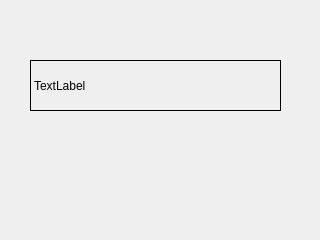
<?xml version="1.0" encoding="UTF-8"?>
<ui version="4.0">
 <class>Widget</class>
 <widget class="QWidget" name="Widget">
  <property name="geometry">
   <rect>
    <x>0</x>
    <y>0</y>
    <width>320</width>
    <height>240</height>
   </rect>
  </property>
  <property name="windowTitle">
   <string>Widget</string>
  </property>
  <widget class="myLabel" name="label">
   <property name="geometry">
    <rect>
     <x>30</x>
     <y>60</y>
     <width>251</width>
     <height>51</height>
    </rect>
   </property>
   <property name="frameShape">
    <enum>QFrame::Box</enum>
   </property>
   <property name="text">
    <string>TextLabel</string>
   </property>
  </widget>
 </widget>
 <customwidgets>
  <customwidget>
   <class>myLabel</class>
   <extends>QLabel</extends>
   <header>mylabel.h</header>
  </customwidget>
 </customwidgets>
 <resources/>
 <connections/>
</ui>
